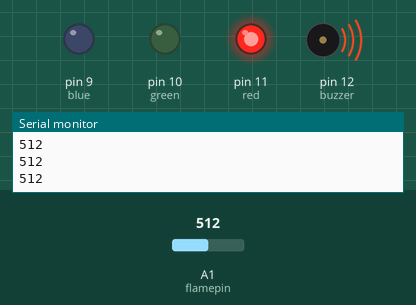
The sketch below on a simulated Arduino Uno, built with avr-gcc and run on an emulated ATmega328P. Shown: output pins drawn as LEDs (lit = HIGH), buzzer (waves = sounding), the last lines printed to the serial monitor. The test bench sets the inputs (shaded band); at power-on: A1 (flamepin) = 512.

Above: at 1.2 s.
1.3 s: A1 (flamepin) set to 31
2.8 s: A1 (flamepin) set to 26
At 4.0 s:
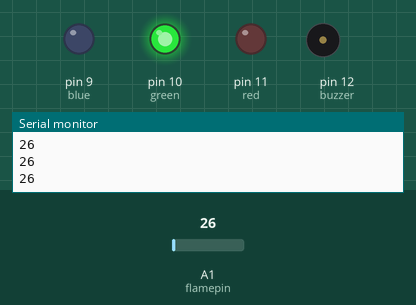
4.3 s: A1 (flamepin) set to 122
At 5.2 s:
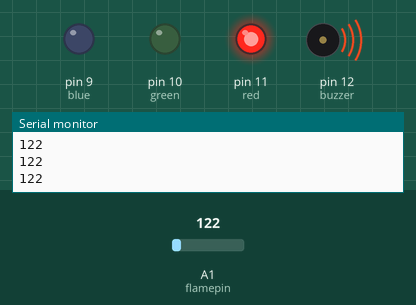
5.8 s: A1 (flamepin) set to 0
At 6.3 s:
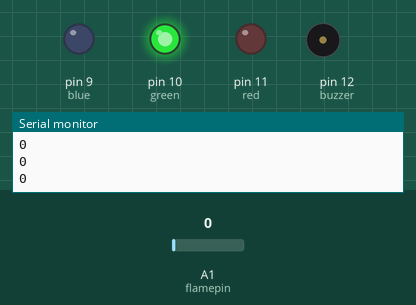
Timing chart, 0 to 8.3 s (numbered marks = the images above; inputs shaded):
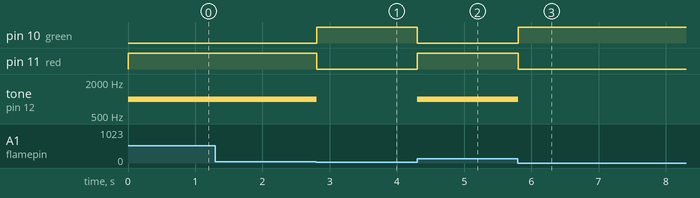

Measured:
- the behaviour switches between 30 and 29 on A1 (flamepin) (found by bisection; images 0 and 1)
- after the input at 2.8 s, pin 10 (green): LOW → HIGH at once; pin 11 (red): HIGH → LOW at once; tone on pin 12 (buzzer): 1000 Hz → silent at once
- after the input at 4.3 s, pin 10 (green): HIGH → LOW at once; pin 11 (red): LOW → HIGH at once; tone on pin 12 (buzzer): silent → 1000 Hz at once
- after the input at 5.8 s, pin 10 (green): LOW → HIGH at once; pin 11 (red): HIGH → LOW at once; tone on pin 12 (buzzer): 1000 Hz → silent at once

The sketch:

Project_18.2_Fire_alarm.ino
```cpp
//**********************************************************************************
/*
Keyestudio 2021 Starter Kit
Project 18.2
Fire_alarm
http//www.keyestudio.com
*/
const int red = 11;
const int green = 10;
const int blue= 9;
const int buzzer = 12;
const int flamepin = A1;
const int thereshold = 30;
void setup() {
  // puts the setup code here and runs it once
  Serial.begin(9600);
  pinMode(red, OUTPUT);
  pinMode(green, OUTPUT);
  pinMode(blue, OUTPUT);
  pinMode(buzzer, OUTPUT);
  pinMode(flamepin, INPUT);

}
void setColor(int redValue, int greenValue, int blueValue)
 {
analogWrite(red, redValue);
analogWrite(blue, blueValue);
analogWrite(green, greenValue);
}

void loop() {
  // puts the main code here and repeats
  int flamesenseval = analogRead(flamepin);
  Serial.println(flamesenseval);
  if (flamesenseval >= thereshold) {
    setColor(255, 0, 0); //red
    tone(buzzer, 1000);
    delay(10);
  }
  else
  {
    setColor(0, 255, 0); // green
    noTone(buzzer);
  }
}
//**********************************************************************************
```
